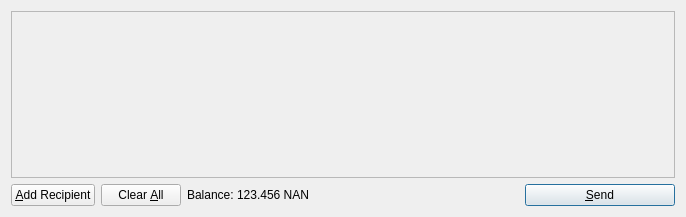
<?xml version="1.0" encoding="UTF-8"?>
<ui version="4.0">
 <class>SendCoinsDialog</class>
 <widget class="QDialog" name="SendCoinsDialog">
  <property name="geometry">
   <rect>
    <x>0</x>
    <y>0</y>
    <width>686</width>
    <height>217</height>
   </rect>
  </property>
  <property name="windowTitle">
   <string>Send Coins</string>
  </property>
  <layout class="QVBoxLayout" name="verticalLayout">
   <item>
    <widget class="QScrollArea" name="scrollArea">
     <property name="widgetResizable">
      <bool>true</bool>
     </property>
     <widget class="QWidget" name="scrollAreaWidgetContents">
      <property name="geometry">
       <rect>
        <x>0</x>
        <y>0</y>
        <width>666</width>
        <height>165</height>
       </rect>
      </property>
      <layout class="QVBoxLayout" name="verticalLayout_2">
       <property name="margin">
        <number>0</number>
       </property>
       <item>
        <layout class="QVBoxLayout" name="entries">
         <property name="spacing">
          <number>6</number>
         </property>
        </layout>
       </item>
       <item>
        <spacer name="verticalSpacer">
         <property name="orientation">
          <enum>Qt::Vertical</enum>
         </property>
         <property name="sizeHint" stdset="0">
          <size>
           <width>20</width>
           <height>40</height>
          </size>
         </property>
        </spacer>
       </item>
      </layout>
     </widget>
    </widget>
   </item>
   <item>
    <layout class="QHBoxLayout" name="horizontalLayout">
     <item>
      <widget class="QPushButton" name="addButton">
       <property name="toolTip">
        <string>Send to multiple recipients at once</string>
       </property>
       <property name="text">
        <string>&amp;Add Recipient</string>
       </property>
       <property name="icon">
        <iconset resource="../bitcoin.qrc">
         <normaloff>:/icons/add</normaloff>:/icons/add</iconset>
       </property>
       <property name="autoDefault">
        <bool>false</bool>
       </property>
      </widget>
     </item>
     <item>
      <widget class="QPushButton" name="clearButton">
       <property name="sizePolicy">
        <sizepolicy hsizetype="Minimum" vsizetype="Fixed">
         <horstretch>0</horstretch>
         <verstretch>0</verstretch>
        </sizepolicy>
       </property>
       <property name="toolTip">
        <string>Remove all transaction fields</string>
       </property>
       <property name="text">
        <string>Clear &amp;All</string>
       </property>
       <property name="icon">
        <iconset resource="../bitcoin.qrc">
         <normaloff>:/icons/remove</normaloff>:/icons/remove</iconset>
       </property>
       <property name="autoRepeatDelay">
        <number>300</number>
       </property>
       <property name="autoDefault">
        <bool>false</bool>
       </property>
      </widget>
     </item>
     <item>
      <layout class="QHBoxLayout" name="horizontalLayout_2">
       <property name="spacing">
        <number>3</number>
       </property>
       <item>
        <widget class="QLabel" name="label">
         <property name="text">
          <string>Balance:</string>
         </property>
        </widget>
       </item>
       <item>
        <widget class="QLabel" name="labelBalance">
         <property name="cursor">
          <cursorShape>IBeamCursor</cursorShape>
         </property>
         <property name="text">
          <string>123.456 NAN</string>
         </property>
         <property name="textInteractionFlags">
          <set>Qt::LinksAccessibleByMouse|Qt::TextSelectableByKeyboard|Qt::TextSelectableByMouse</set>
         </property>
        </widget>
       </item>
      </layout>
     </item>
     <item>
      <spacer name="horizontalSpacer">
       <property name="orientation">
        <enum>Qt::Horizontal</enum>
       </property>
       <property name="sizeHint" stdset="0">
        <size>
         <width>40</width>
         <height>20</height>
        </size>
       </property>
      </spacer>
     </item>
     <item>
      <widget class="QPushButton" name="sendButton">
       <property name="minimumSize">
        <size>
         <width>150</width>
         <height>0</height>
        </size>
       </property>
       <property name="toolTip">
        <string>Confirm the send action</string>
       </property>
       <property name="text">
        <string>&amp;Send</string>
       </property>
       <property name="icon">
        <iconset resource="../bitcoin.qrc">
         <normaloff>:/icons/send</normaloff>:/icons/send</iconset>
       </property>
       <property name="default">
        <bool>true</bool>
       </property>
      </widget>
     </item>
    </layout>
   </item>
  </layout>
 </widget>
 <resources>
  <include location="../bitcoin.qrc"/>
 </resources>
 <connections/>
</ui>
